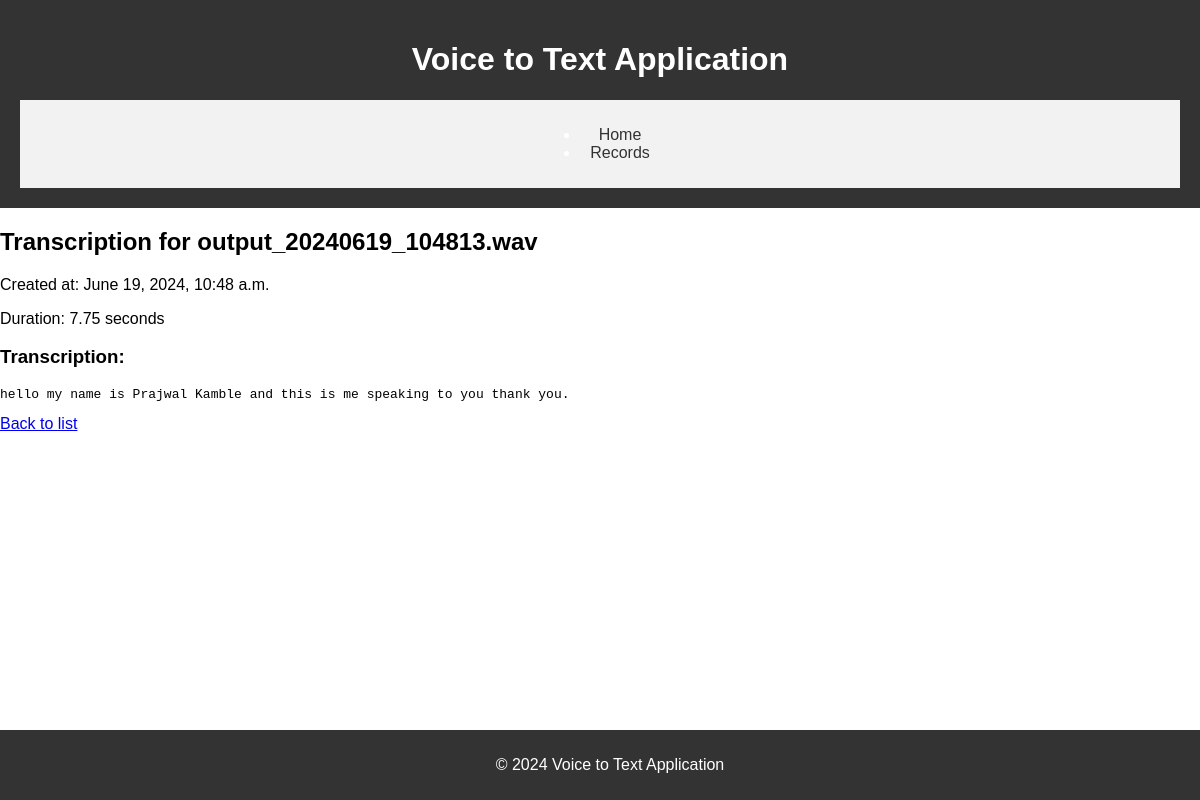
Page /records/31/ on the committed database.
### speech_to_text/models.py (models this page shows, shortened)
class AudioRecord(models.Model):
    file_name = models.CharField(max_length=255)
    file_path = models.CharField(max_length=255)
    text_file_path = models.CharField(max_length=255, blank=True, null=True)
    created_at = models.DateTimeField(auto_now_add=True)
    duration = models.FloatField(null=True, blank=True)
    transcription = models.TextField(null=True, blank=True)

### speech_to_text/views.py (the view)
# urls.py: path('records/<int:record_id>/', views.view_transcription, name='view_transcription'),
def view_transcription(request, record_id):
    record = get_object_or_404(AudioRecord, id=record_id)
    return render(request, 'speech_to_text/view_transcription.html', {'record': record})

### speech_to_text/templates/speech_to_text/view_transcription.html (shortened to what this page needs)
{% extends 'speech_to_text/base.html' %}
{% block content %}
<h2>Transcription for {{ record.file_name }}</h2>
<p>Created at: {{ record.created_at }}</p>
<p>Duration: {{ record.duration|floatformat:2 }} seconds</p>
<h3>Transcription:</h3>
{% if record.transcription %}
    <pre>{{ record.transcription }}</pre>
{% else %}
    <p>No transcription available for this record.</p>
{% endif %}
<a href="{% url 'list_records' %}">Back to list</a>
{% endblock %}

### static/css/style.css (style rules this page uses)
body { font-family: Arial, sans-serif; margin: 0; padding: 0; }

### rows in the picture
AudioRecord: file_name "output_20240619_104813.wav", created_at "June 19, 2024, 10:48 a.m.", duration "7.75", transcription "hello my name is Prajwal Kamble and this is me speaking to you thank you."
